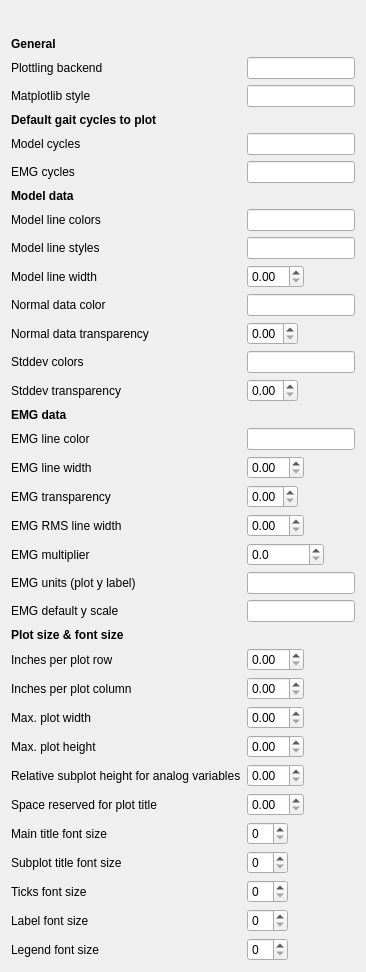
     <widget class="QWidget" name="plot">
      <attribute name="title">
       <string>Plotting</string>
      </attribute>
      <layout class="QHBoxLayout" name="horizontalLayout_2">
       <item>
        <layout class="QFormLayout" name="formLayout_3">
         <item row="0" column="0">
          <spacer name="verticalSpacer_7">
           <property name="orientation">
            <enum>Qt::Vertical</enum>
           </property>
           <property name="sizeHint" stdset="0">
            <size>
             <width>20</width>
             <height>20</height>
            </size>
           </property>
          </spacer>
         </item>
         <item row="1" column="0">
          <widget class="QLabel" name="label_28">
           <property name="font">
            <font>
             <weight>75</weight>
             <bold>true</bold>
            </font>
           </property>
           <property name="text">
            <string>General</string>
           </property>
          </widget>
         </item>
         <item row="3" column="0">
          <widget class="QLabel" name="label_70">
           <property name="text">
            <string>Plottling backend</string>
           </property>
          </widget>
         </item>
         <item row="3" column="1">
          <widget class="QLineEdit" name="cfg_backend"/>
         </item>
         <item row="4" column="0">
          <widget class="QLabel" name="label_31">
           <property name="text">
            <string>Matplotlib style</string>
           </property>
          </widget>
         </item>
         <item row="4" column="1">
          <widget class="QLineEdit" name="cfg_mpl_style"/>
         </item>
         <item row="5" column="0">
          <widget class="QLabel" name="label_35">
           <property name="font">
            <font>
             <weight>75</weight>
             <bold>true</bold>
            </font>
           </property>
           <property name="text">
            <string>Default gait cycles to plot</string>
           </property>
          </widget>
         </item>
         <item row="6" column="0">
          <widget class="QLabel" name="label_36">
           <property name="text">
            <string>Model cycles</string>
           </property>
          </widget>
         </item>
         <item row="6" column="1">
          <widget class="QLineEdit" name="cfg_default_model_cycles"/>
         </item>
         <item row="7" column="0">
          <widget class="QLabel" name="label_37">
           <property name="text">
            <string>EMG cycles</string>
           </property>
          </widget>
         </item>
         <item row="7" column="1">
          <widget class="QLineEdit" name="cfg_default_emg_cycles"/>
         </item>
         <item row="8" column="0">
          <widget class="QLabel" name="label_29">
           <property name="font">
            <font>
             <weight>75</weight>
             <bold>true</bold>
            </font>
           </property>
           <property name="text">
            <string>Model data</string>
           </property>
          </widget>
         </item>
         <item row="9" column="0">
          <widget class="QLabel" name="label_45">
           <property name="text">
            <string>Model line colors</string>
           </property>
          </widget>
         </item>
         <item row="9" column="1">
          <widget class="QLineEdit" name="cfg_model_tracecolors"/>
         </item>
         <item row="10" column="0">
          <widget class="QLabel" name="label_38">
           <property name="text">
            <string>Model line styles</string>
           </property>
          </widget>
         </item>
         <item row="10" column="1">
          <widget class="QLineEdit" name="cfg_model_linestyles"/>
         </item>
         <item row="11" column="0">
          <widget class="QLabel" name="label_39">
           <property name="text">
            <string>Model line width</string>
           </property>
          </widget>
         </item>
         <item row="11" column="1">
          <widget class="QDoubleSpinBox" name="cfg_model_linewidth">
           <property name="sizePolicy">
            <sizepolicy hsizetype="Fixed" vsizetype="Fixed">
             <horstretch>0</horstretch>
             <verstretch>0</verstretch>
            </sizepolicy>
           </property>
           <property name="maximum">
            <double>10.000000000000000</double>
           </property>
           <property name="singleStep">
            <double>0.500000000000000</double>
           </property>
          </widget>
         </item>
         <item row="13" column="0">
          <widget class="QLabel" name="label_41">
           <property name="text">
            <string>Normal data color</string>
           </property>
          </widget>
         </item>
         <item row="13" column="1">
          <widget class="QLineEdit" name="cfg_model_normals_color"/>
         </item>
         <item row="14" column="0">
          <widget class="QLabel" name="label_40">
           <property name="text">
            <string>Normal data transparency</string>
           </property>
          </widget>
         </item>
         <item row="14" column="1">
          <widget class="QDoubleSpinBox" name="cfg_model_normals_alpha">
           <property name="sizePolicy">
            <sizepolicy hsizetype="Fixed" vsizetype="Fixed">
             <horstretch>0</horstretch>
             <verstretch>0</verstretch>
            </sizepolicy>
           </property>
           <property name="maximum">
            <double>1.000000000000000</double>
           </property>
           <property name="singleStep">
            <double>0.100000000000000</double>
           </property>
          </widget>
         </item>
         <item row="15" column="0">
          <widget class="QLabel" name="label_48">
           <property name="text">
            <string>Stddev colors</string>
           </property>
          </widget>
         </item>
         <item row="15" column="1">
          <widget class="QLineEdit" name="cfg_model_stddev_colors"/>
         </item>
         <item row="16" column="0">
          <widget class="QLabel" name="label_49">
           <property name="text">
            <string>Stddev transparency</string>
           </property>
          </widget>
         </item>
         <item row="16" column="1">
          <widget class="QDoubleSpinBox" name="cfg_model_stddev_alpha">
           <property name="sizePolicy">
            <sizepolicy hsizetype="Fixed" vsizetype="Fixed">
             <horstretch>0</horstretch>
             <verstretch>0</verstretch>
            </sizepolicy>
           </property>
           <property name="maximum">
            <double>1.000000000000000</double>
           </property>
           <property name="singleStep">
            <double>0.100000000000000</double>
           </property>
          </widget>
         </item>
         <item row="17" column="0">
          <widget class="QLabel" name="label_30">
           <property name="font">
            <font>
             <weight>75</weight>
             <bold>true</bold>
            </font>
           </property>
           <property name="text">
            <string>EMG data</string>
           </property>
          </widget>
         </item>
         <item row="18" column="0">
          <widget class="QLabel" name="label_46">
           <property name="text">
            <string>EMG line color</string>
           </property>
          </widget>
         </item>
         <item row="18" column="1">
          <widget class="QLineEdit" name="cfg_emg_tracecolor"/>
         </item>
         <item row="19" column="0">
          <widget class="QLabel" name="label_42">
           <property name="text">
            <string>EMG line width</string>
           </property>
          </widget>
         </item>
         <item row="19" column="1">
          <widget class="QDoubleSpinBox" name="cfg_emg_linewidth">
           <property name="sizePolicy">
            <sizepolicy hsizetype="Fixed" vsizetype="Fixed">
             <horstretch>0</horstretch>
             <verstretch>0</verstretch>
            </sizepolicy>
           </property>
           <property name="maximum">
            <double>10.000000000000000</double>
           </property>
           <property name="singleStep">
            <double>0.500000000000000</double>
           </property>
          </widget>
         </item>
         <item row="20" column="0">
          <widget class="QLabel" name="label_44">
           <property name="text">
            <string>EMG transparency</string>
           </property>
          </widget>
         </item>
         <item row="20" column="1">
          <widget class="QDoubleSpinBox" name="cfg_emg_alpha">
           <property name="sizePolicy">
            <sizepolicy hsizetype="Fixed" vsizetype="Fixed">
             <horstretch>0</horstretch>
             <verstretch>0</verstretch>
            </sizepolicy>
           </property>
           <property name="maximum">
            <double>1.000000000000000</double>
           </property>
           <property name="singleStep">
            <double>0.100000000000000</double>
           </property>
          </widget>
         </item>
         <item row="21" column="0">
          <widget class="QLabel" name="label_43">
           <property name="text">
            <string>EMG RMS line width</string>
           </property>
          </widget>
         </item>
         <item row="21" column="1">
          <widget class="QDoubleSpinBox" name="cfg_emg_rms_linewidth">
           <property name="sizePolicy">
            <sizepolicy hsizetype="Fixed" vsizetype="Fixed">
             <horstretch>0</horstretch>
             <verstretch>0</verstretch>
            </sizepolicy>
           </property>
           <property name="maximum">
            <double>10.000000000000000</double>
           </property>
           <property name="singleStep">
            <double>0.500000000000000</double>
           </property>
          </widget>
         </item>
         <item row="22" column="0">
          <widget class="QLabel" name="label_7">
           <property name="text">
            <string>EMG multiplier</string>
           </property>
          </widget>
         </item>
         <item row="22" column="1">
          <widget class="QDoubleSpinBox" name="cfg_emg_multiplier">
           <property name="sizePolicy">
            <sizepolicy hsizetype="Fixed" vsizetype="Fixed">
             <horstretch>0</horstretch>
             <verstretch>0</verstretch>
            </sizepolicy>
           </property>
           <property name="decimals">
            <number>1</number>
           </property>
           <property name="maximum">
            <double>1000000.000000000000000</double>
           </property>
           <property name="singleStep">
            <double>1.000000000000000</double>
           </property>
          </widget>
         </item>
         <item row="23" column="0">
          <widget class="QLabel" name="label">
           <property name="text">
            <string>EMG units (plot y label)</string>
           </property>
          </widget>
         </item>
         <item row="23" column="1">
          <widget class="QLineEdit" name="cfg_emg_ylabel"/>
         </item>
         <item row="24" column="0">
          <widget class="QLabel" name="label_47">
           <property name="text">
            <string>EMG default y scale</string>
           </property>
          </widget>
         </item>
         <item row="24" column="1">
          <widget class="QLineEdit" name="cfg_emg_yscale"/>
         </item>
         <item row="25" column="0">
          <widget class="QLabel" name="label_32">
           <property name="font">
            <font>
             <weight>75</weight>
             <bold>true</bold>
            </font>
           </property>
           <property name="text">
            <string>Plot size &amp; font size</string>
           </property>
          </widget>
         </item>
         <item row="26" column="0">
          <widget class="QLabel" name="label_56">
           <property name="text">
            <string>Inches per plot row</string>
           </property>
          </widget>
         </item>
         <item row="26" column="1">
          <widget class="QDoubleSpinBox" name="cfg_inch_per_row">
           <property name="sizePolicy">
            <sizepolicy hsizetype="Fixed" vsizetype="Fixed">
             <horstretch>0</horstretch>
             <verstretch>0</verstretch>
            </sizepolicy>
           </property>
          </widget>
         </item>
         <item row="27" column="0">
          <widget class="QLabel" name="label_57">
           <property name="text">
            <string>Inches per plot column</string>
           </property>
          </widget>
         </item>
         <item row="27" column="1">
          <widget class="QDoubleSpinBox" name="cfg_inch_per_col">
           <property name="sizePolicy">
            <sizepolicy hsizetype="Fixed" vsizetype="Fixed">
             <horstretch>0</horstretch>
             <verstretch>0</verstretch>
            </sizepolicy>
           </property>
          </widget>
         </item>
         <item row="28" column="0">
          <widget class="QLabel" name="label_50">
           <property name="text">
            <string>Max. plot width</string>
           </property>
          </widget>
         </item>
         <item row="28" column="1">
          <widget class="QDoubleSpinBox" name="cfg_maxw">
           <property name="sizePolicy">
            <sizepolicy hsizetype="Fixed" vsizetype="Fixed">
             <horstretch>0</horstretch>
             <verstretch>0</verstretch>
            </sizepolicy>
           </property>
          </widget>
         </item>
         <item row="29" column="0">
          <widget class="QLabel" name="label_51">
           <property name="text">
            <string>Max. plot height</string>
           </property>
          </widget>
         </item>
         <item row="29" column="1">
          <widget class="QDoubleSpinBox" name="cfg_maxh">
           <property name="sizePolicy">
            <sizepolicy hsizetype="Fixed" vsizetype="Fixed">
             <horstretch>0</horstretch>
             <verstretch>0</verstretch>
            </sizepolicy>
           </property>
          </widget>
         </item>
         <item row="30" column="0">
          <widget class="QLabel" name="label_33">
           <property name="text">
            <string>Relative subplot height for analog variables</string>
           </property>
          </widget>
         </item>
         <item row="30" column="1">
          <widget class="QDoubleSpinBox" name="cfg_analog_plotheight">
           <property name="sizePolicy">
            <sizepolicy hsizetype="Fixed" vsizetype="Fixed">
             <horstretch>0</horstretch>
             <verstretch>0</verstretch>
            </sizepolicy>
           </property>
          </widget>
         </item>
         <item row="31" column="0">
          <widget class="QLabel" name="label_52">
           <property name="text">
            <string>Space reserved for plot title</string>
           </property>
          </widget>
         </item>
         <item row="31" column="1">
          <widget class="QDoubleSpinBox" name="cfg_titlespace">
           <property name="sizePolicy">
            <sizepolicy hsizetype="Fixed" vsizetype="Fixed">
             <horstretch>0</horstretch>
             <verstretch>0</verstretch>
            </sizepolicy>
           </property>
          </widget>
         </item>
         <item row="32" column="0">
          <widget class="QLabel" name="label_53">
           <property name="text">
            <string>Main title font size</string>
           </property>
          </widget>
         </item>
         <item row="32" column="1">
          <widget class="QSpinBox" name="cfg_maintitle_fontsize">
           <property name="sizePolicy">
            <sizepolicy hsizetype="Fixed" vsizetype="Fixed">
             <horstretch>0</horstretch>
             <verstretch>0</verstretch>
            </sizepolicy>
           </property>
          </widget>
         </item>
         <item row="33" column="0">
          <widget class="QLabel" name="label_59">
           <property name="text">
            <string>Subplot title font size</string>
           </property>
          </widget>
         </item>
         <item row="33" column="1">
          <widget class="QSpinBox" name="cfg_title_fontsize">
           <property name="sizePolicy">
            <sizepolicy hsizetype="Fixed" vsizetype="Fixed">
             <horstretch>0</horstretch>
             <verstretch>0</verstretch>
            </sizepolicy>
           </property>
          </widget>
         </item>
         <item row="34" column="0">
          <widget class="QLabel" name="label_54">
           <property name="text">
            <string>Ticks font size</string>
           </property>
          </widget>
         </item>
         <item row="34" column="1">
          <widget class="QSpinBox" name="cfg_ticks_fontsize">
           <property name="sizePolicy">
            <sizepolicy hsizetype="Fixed" vsizetype="Fixed">
             <horstretch>0</horstretch>
             <verstretch>0</verstretch>
            </sizepolicy>
           </property>
          </widget>
         </item>
         <item row="35" column="0">
          <widget class="QLabel" name="label_55">
           <property name="text">
            <string>Label font size</string>
           </property>
          </widget>
         </item>
         <item row="35" column="1">
          <widget class="QSpinBox" name="cfg_label_fontsize">
           <property name="sizePolicy">
            <sizepolicy hsizetype="Fixed" vsizetype="Fixed">
             <horstretch>0</horstretch>
             <verstretch>0</verstretch>
            </sizepolicy>
           </property>
          </widget>
         </item>
         <item row="36" column="0">
          <widget class="QLabel" name="label_58">
           <property name="text">
            <string>Legend font size</string>
           </property>
          </widget>
         </item>
         <item row="36" column="1">
          <widget class="QSpinBox" name="cfg_legend_fontsize">
           <property name="sizePolicy">
            <sizepolicy hsizetype="Fixed" vsizetype="Fixed">
             <horstretch>0</horstretch>
             <verstretch>0</verstretch>
            </sizepolicy>
           </property>
          </widget>
         </item>
        </layout>
       </item>
      </layout>
     </widget>
